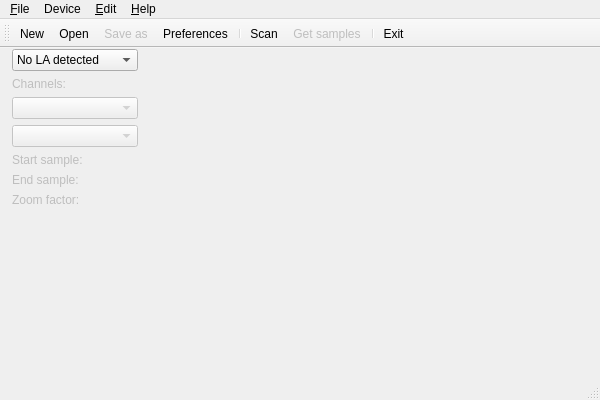
<?xml version="1.0" encoding="UTF-8"?>
<ui version="4.0">
 <class>MainWindow</class>
 <widget class="QMainWindow" name="MainWindow">
  <property name="geometry">
   <rect>
    <x>0</x>
    <y>0</y>
    <width>600</width>
    <height>400</height>
   </rect>
  </property>
  <property name="windowTitle">
   <string>MainWindow</string>
  </property>
  <widget class="QWidget" name="centralWidget">
   <widget class="QWidget" name="mainWidget" native="true">
    <property name="geometry">
     <rect>
      <x>10</x>
      <y>0</y>
      <width>130</width>
      <height>311</height>
     </rect>
    </property>
    <widget class="QWidget" name="gridLayoutWidget">
     <property name="geometry">
      <rect>
       <x>0</x>
       <y>0</y>
       <width>129</width>
       <height>311</height>
      </rect>
     </property>
     <layout class="QGridLayout" name="gridLayout">
      <property name="leftMargin">
       <number>2</number>
      </property>
      <property name="topMargin">
       <number>1</number>
      </property>
      <property name="rightMargin">
       <number>1</number>
      </property>
      <property name="bottomMargin">
       <number>1</number>
      </property>
      <item row="0" column="0">
       <widget class="QComboBox" name="comboBoxLA">
        <item>
         <property name="text">
          <string>No LA detected</string>
         </property>
        </item>
       </widget>
      </item>
      <item row="7" column="0">
       <spacer name="verticalSpacer">
        <property name="orientation">
         <enum>Qt::Vertical</enum>
        </property>
        <property name="sizeHint" stdset="0">
         <size>
          <width>20</width>
          <height>40</height>
         </size>
        </property>
       </spacer>
      </item>
      <item row="1" column="0">
       <widget class="QLabel" name="labelChannels">
        <property name="enabled">
         <bool>false</bool>
        </property>
        <property name="text">
         <string>Channels:</string>
        </property>
       </widget>
      </item>
      <item row="2" column="0">
       <widget class="QComboBox" name="comboBoxSampleRate">
        <property name="enabled">
         <bool>false</bool>
        </property>
       </widget>
      </item>
      <item row="3" column="0">
       <widget class="QComboBox" name="comboBoxNumSamples">
        <property name="enabled">
         <bool>false</bool>
        </property>
       </widget>
      </item>
      <item row="4" column="0">
       <widget class="QLabel" name="labelSampleStart">
        <property name="enabled">
         <bool>false</bool>
        </property>
        <property name="text">
         <string>Start sample:</string>
        </property>
       </widget>
      </item>
      <item row="5" column="0">
       <widget class="QLabel" name="labelSampleEnd">
        <property name="enabled">
         <bool>false</bool>
        </property>
        <property name="text">
         <string>End sample:</string>
        </property>
       </widget>
      </item>
      <item row="6" column="0">
       <widget class="QLabel" name="labelZoomFactor">
        <property name="enabled">
         <bool>false</bool>
        </property>
        <property name="text">
         <string>Zoom factor:</string>
        </property>
       </widget>
      </item>
     </layout>
    </widget>
   </widget>
  </widget>
  <widget class="QMenuBar" name="menuBar">
   <property name="geometry">
    <rect>
     <x>0</x>
     <y>0</y>
     <width>600</width>
     <height>26</height>
    </rect>
   </property>
   <widget class="QMenu" name="menuFile">
    <property name="title">
     <string>&amp;File</string>
    </property>
    <addaction name="action_New"/>
    <addaction name="action_Open"/>
    <addaction name="action_Save_as"/>
    <addaction name="actionQuit"/>
   </widget>
   <widget class="QMenu" name="menuHelp">
    <property name="title">
     <string>&amp;Help</string>
    </property>
    <addaction name="actionAbout_Qt"/>
    <addaction name="actionAbout"/>
   </widget>
   <widget class="QMenu" name="menuEdit">
    <property name="title">
     <string>&amp;Edit</string>
    </property>
    <addaction name="actionPreferences"/>
   </widget>
   <widget class="QMenu" name="menuHardware">
    <property name="title">
     <string>Device</string>
    </property>
    <addaction name="actionScan"/>
    <addaction name="action_Get_samples"/>
   </widget>
   <addaction name="menuFile"/>
   <addaction name="menuHardware"/>
   <addaction name="menuEdit"/>
   <addaction name="menuHelp"/>
  </widget>
  <widget class="QToolBar" name="mainToolBar">
   <attribute name="toolBarArea">
    <enum>TopToolBarArea</enum>
   </attribute>
   <attribute name="toolBarBreak">
    <bool>false</bool>
   </attribute>
   <addaction name="action_New"/>
   <addaction name="action_Open"/>
   <addaction name="action_Save_as"/>
   <addaction name="actionPreferences"/>
   <addaction name="separator"/>
   <addaction name="actionScan"/>
   <addaction name="action_Get_samples"/>
   <addaction name="separator"/>
   <addaction name="actionQuit"/>
  </widget>
  <widget class="QStatusBar" name="statusBar"/>
  <action name="actionQuit">
   <property name="icon">
    <iconset>
     <normaloff>:/icons/system-log-out.png</normaloff>:/icons/system-log-out.png</iconset>
   </property>
   <property name="text">
    <string>E&amp;xit</string>
   </property>
   <property name="shortcut">
    <string>Ctrl+Q</string>
   </property>
  </action>
  <action name="actionAbout">
   <property name="text">
    <string>&amp;About...</string>
   </property>
   <property name="shortcut">
    <string>Ctrl+A</string>
   </property>
  </action>
  <action name="actionAbout_Qt">
   <property name="text">
    <string>About &amp;Qt...</string>
   </property>
  </action>
  <action name="actionPreferences">
   <property name="icon">
    <iconset>
     <normaloff>:/icons/preferences-system.png</normaloff>:/icons/preferences-system.png</iconset>
   </property>
   <property name="text">
    <string>&amp;Preferences</string>
   </property>
  </action>
  <action name="actionScan">
   <property name="icon">
    <iconset>
     <normaloff>:/icons/view-refresh.png</normaloff>:/icons/view-refresh.png</iconset>
   </property>
   <property name="text">
    <string>&amp;Scan</string>
   </property>
   <property name="toolTip">
    <string>Scan for supported logic analyzers</string>
   </property>
  </action>
  <action name="action_Open">
   <property name="icon">
    <iconset>
     <normaloff>:/icons/document-open.png</normaloff>:/icons/document-open.png</iconset>
   </property>
   <property name="text">
    <string>&amp;Open...</string>
   </property>
  </action>
  <action name="action_New">
   <property name="icon">
    <iconset>
     <normaloff>:/icons/document-new.png</normaloff>:/icons/document-new.png</iconset>
   </property>
   <property name="text">
    <string>&amp;New...</string>
   </property>
  </action>
  <action name="action_Save_as">
   <property name="enabled">
    <bool>false</bool>
   </property>
   <property name="icon">
    <iconset>
     <normaloff>:/icons/document-save-as.png</normaloff>:/icons/document-save-as.png</iconset>
   </property>
   <property name="text">
    <string>&amp;Save as...</string>
   </property>
  </action>
  <action name="action_Get_samples">
   <property name="enabled">
    <bool>false</bool>
   </property>
   <property name="icon">
    <iconset>
     <normaloff>:/icons/media-record.png</normaloff>:/icons/media-record.png</iconset>
   </property>
   <property name="text">
    <string>&amp;Get samples...</string>
   </property>
  </action>
 </widget>
 <layoutdefault spacing="6" margin="11"/>
 <resources/>
 <connections>
  <connection>
   <sender>actionQuit</sender>
   <signal>triggered()</signal>
   <receiver>MainWindow</receiver>
   <slot>close()</slot>
   <hints>
    <hint type="sourcelabel">
     <x>-1</x>
     <y>-1</y>
    </hint>
    <hint type="destinationlabel">
     <x>299</x>
     <y>199</y>
    </hint>
   </hints>
  </connection>
 </connections>
</ui>
